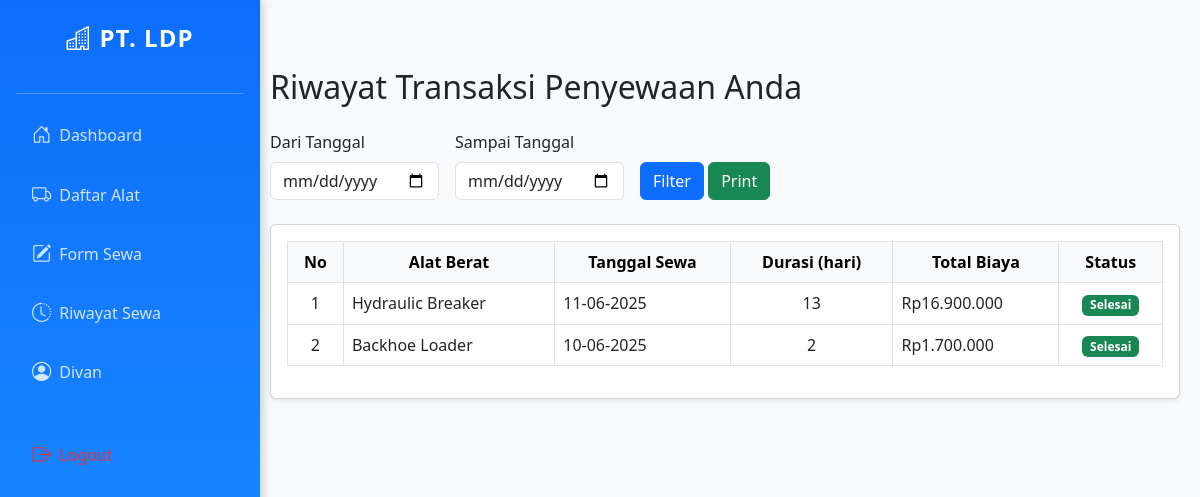
/riwayat_sewa.php (signed in), run on an earlier commit of the app's database.
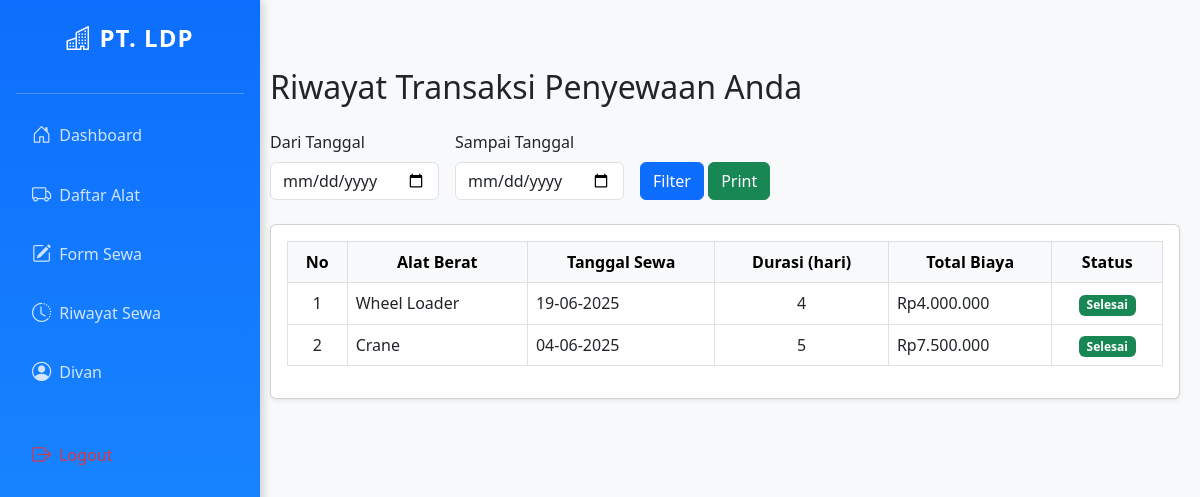
And on a later commit of the database.
### tables this page shows
CREATE TABLE `transaksi` (
  `id` int NOT NULL,
  `id_user` int DEFAULT NULL,
  `id_alat` int DEFAULT NULL,
  `tanggal_sewa` date DEFAULT NULL,
  `durasi` int DEFAULT NULL,
  `total_biaya` int DEFAULT NULL,
  `status` enum('menunggu','disetujui','berjalan','selesai','ditolak') DEFAULT 'menunggu'
);

CREATE TABLE `alat_berat` (
  `id` int NOT NULL,
  `nama_alat` varchar(100) DEFAULT NULL,
  `jenis` varchar(50) DEFAULT NULL,
  `harga_per_hari` int DEFAULT NULL,
  `foto` varchar(255) DEFAULT NULL,
  `status` enum('tersedia','disewa') DEFAULT 'tersedia'
);

### riwayat_sewa.php (the view, shortened to what this page needs)
<?php
include "config/db.php";
$id_user = $_SESSION['user_id'];
$start_date = $_GET['start_date'] ?? '';
$end_date = $_GET['end_date'] ?? '';
$query = "SELECT t.*, a.nama_alat
          FROM transaksi t
          JOIN alat_berat a ON t.id_alat = a.id
          WHERE t.id_user = '$id_user'
          AND t.status = 'selesai'";
$query .= " ORDER BY t.id DESC";
$result = mysqli_query($conn, $query);
?>
<!DOCTYPE html>
<html lang="id">
<head>
  <link href="https://cdn.jsdelivr.net/npm/bootstrap@5.0.2/dist/css/bootstrap.min.css" rel="stylesheet">
</head>
<body>
  <div class="sidebar no-print">
    <?php include "partials/sidebar.php" ?>
  </div>
  <div class="content mt-5">
    <h2 class="mb-4">Riwayat Transaksi Penyewaan Anda</h2>
    <form class="row row-cols-lg-auto g-3 align-items-end mb-4 no-print" method="GET">
      <div class="col-12">
        <label for="start_date" class="form-label">Dari Tanggal</label>
        <input type="date" class="form-control" id="start_date" name="start_date"
          value="<?= htmlspecialchars($start_date) ?>">
      </div>
      <div class="col-12">
        <label for="end_date" class="form-label">Sampai Tanggal</label>
        <input type="date" class="form-control" id="end_date" name="end_date"
          value="<?= htmlspecialchars($end_date) ?>">
      </div>
      <div class="col-12">
        <button type="submit" class="btn btn-primary">Filter</button>
        <button type="button" class="btn btn-success" onclick="window.print()">Print</button>
      </div>
    </form>
    <div class="card shadow-sm">
      <div class="card-body">
        <div class="table-responsive">
          <table class="table table-bordered table-hover align-middle">
            <thead class="table-light text-center">
              <tr>
                <th>No</th>
                <th>Alat Berat</th>
                <th>Tanggal Sewa</th>
                <th>Durasi (hari)</th>
                <th>Total Biaya</th>
                <th>Status</th>
              </tr>
            </thead>
            <tbody>
              <?php if (mysqli_num_rows($result) > 0): ?>
                <?php $no = 1;
                while ($row = mysqli_fetch_assoc($result)): ?>
                  <tr>
                    <td class="text-center"><?= $no++ ?></td>
                    <td><?= htmlspecialchars($row['nama_alat']) ?></td>
                    <td><?= date('d-m-Y', strtotime($row['tanggal_sewa'])) ?></td>
                    <td class="text-center"><?= $row['durasi'] ?></td>
                    <td>Rp<?= number_format($row['total_biaya'], 0, ',', '.') ?></td>
                    <td class="text-center">
                      <?php
                      $status = $row['status'];
                      $badge = 'secondary';
                      if ($status == 'menunggu') {
                        $badge = 'warning';
                      } elseif ($status == 'disetujui') {
                        $badge = 'info';
                      } elseif ($status == 'berjalan') {
                        $badge = 'primary';
                      } elseif ($status == 'selesai') {
                        $badge = 'success';
                      } elseif ($status == 'ditolak') {
                        $badge = 'danger';
                      }
                      ?>
                      <span class="badge bg-<?= $badge ?>"><?= ucfirst($status) ?></span>
                    </td>
                  </tr>
                <?php endwhile; ?>
              <?php else: ?>
                <tr>
                  <td colspan="6" class="text-center text-muted">Tidak ada transaksi pada rentang tanggal ini.</td>
                </tr>
              <?php endif; ?>
            </tbody>
          </table>
        </div>
      </div>
    </div>
  </div>
</body>
</html>

What changed in the data, as far as the page shows it:
removed transaksi: id_alat.nama_alat "Hydraulic Breaker", tanggal_sewa "11-06-2025", durasi "13", total_biaya "16.900.000", status "Selesai"
removed transaksi: id_alat.nama_alat "Backhoe Loader", tanggal_sewa "10-06-2025", durasi "2", total_biaya "1.700.000", status "Selesai"
added transaksi: alat_berat.nama_alat "Wheel Loader", tanggal_sewa "19-06-2025", durasi "4", total_biaya "4.000.000", status "Selesai"
added transaksi: alat_berat.nama_alat "Crane", tanggal_sewa "04-06-2025", durasi "5", total_biaya "7.500.000", status "Selesai"
